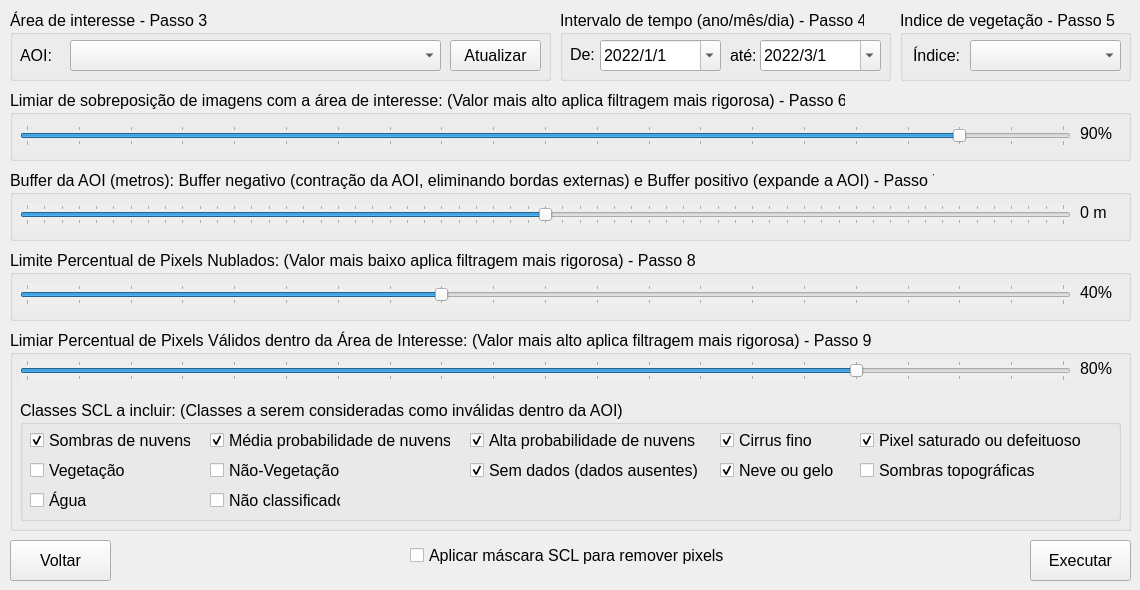
   <widget class="QWidget" name="tab_13">
    <attribute name="title">
     <string>Visão geral</string>
    </attribute>
    <widget class="QGroupBox" name="groupBox_12">
     <property name="geometry">
      <rect>
       <x>10</x>
       <y>10</y>
       <width>541</width>
       <height>71</height>
      </rect>
     </property>
     <property name="font">
      <font>
       <pointsize>12</pointsize>
      </font>
     </property>
     <property name="title">
      <string>Área de interesse - Passo 3</string>
     </property>
     <widget class="QComboBox" name="vector_layer_combobox_2">
      <property name="geometry">
       <rect>
        <x>60</x>
        <y>30</y>
        <width>371</width>
        <height>31</height>
       </rect>
      </property>
      <property name="font">
       <font>
        <pointsize>12</pointsize>
       </font>
      </property>
     </widget>
     <widget class="QPushButton" name="update_vector_2">
      <property name="geometry">
       <rect>
        <x>440</x>
        <y>30</y>
        <width>91</width>
        <height>31</height>
       </rect>
      </property>
      <property name="font">
       <font>
        <pointsize>12</pointsize>
       </font>
      </property>
      <property name="text">
       <string>Atualizar</string>
      </property>
      <property name="icon">
       <iconset>
        <normaloff>../medias/refresh-3104.png</normaloff>../medias/refresh-3104.png</iconset>
      </property>
     </widget>
     <widget class="QLabel" name="label_6">
      <property name="geometry">
       <rect>
        <x>10</x>
        <y>35</y>
        <width>41</width>
        <height>21</height>
       </rect>
      </property>
      <property name="font">
       <font>
        <pointsize>12</pointsize>
       </font>
      </property>
      <property name="text">
       <string>AOI:</string>
      </property>
     </widget>
    </widget>
    <widget class="QGroupBox" name="groupBox_17">
     <property name="geometry">
      <rect>
       <x>10</x>
       <y>90</y>
       <width>1121</width>
       <height>71</height>
      </rect>
     </property>
     <property name="font">
      <font>
       <pointsize>12</pointsize>
      </font>
     </property>
     <property name="title">
      <string>Limiar de sobreposição de imagens com a área de interesse: (Valor mais alto aplica filtragem mais rigorosa) - Passo 6</string>
     </property>
     <widget class="QSlider" name="horizontalSlider_aio_cover_2">
      <property name="enabled">
       <bool>true</bool>
      </property>
      <property name="geometry">
       <rect>
        <x>10</x>
        <y>35</y>
        <width>1051</width>
        <height>21</height>
       </rect>
      </property>
      <property name="autoFillBackground">
       <bool>false</bool>
      </property>
      <property name="minimum">
       <number>0</number>
      </property>
      <property name="maximum">
       <number>100</number>
      </property>
      <property name="singleStep">
       <number>5</number>
      </property>
      <property name="pageStep">
       <number>5</number>
      </property>
      <property name="value">
       <number>90</number>
      </property>
      <property name="sliderPosition">
       <number>90</number>
      </property>
      <property name="orientation">
       <enum>Qt::Horizontal</enum>
      </property>
      <property name="tickPosition">
       <enum>QSlider::TicksBothSides</enum>
      </property>
     </widget>
     <widget class="QLabel" name="label_coverage_2">
      <property name="geometry">
       <rect>
        <x>1070</x>
        <y>33</y>
        <width>51</width>
        <height>21</height>
       </rect>
      </property>
      <property name="font">
       <font>
        <pointsize>12</pointsize>
       </font>
      </property>
      <property name="text">
       <string>90%</string>
      </property>
     </widget>
     <widget class="QLabel" name="label_12">
      <property name="geometry">
       <rect>
        <x>120</x>
        <y>-40</y>
        <width>31</width>
        <height>21</height>
       </rect>
      </property>
      <property name="text">
       <string>90%</string>
      </property>
     </widget>
     <zorder>label_coverage_2</zorder>
     <zorder>label_12</zorder>
     <zorder>horizontalSlider_aio_cover_2</zorder>
    </widget>
    <widget class="QGroupBox" name="groupBox_30">
     <property name="geometry">
      <rect>
       <x>10</x>
       <y>170</y>
       <width>1121</width>
       <height>71</height>
      </rect>
     </property>
     <property name="font">
      <font>
       <pointsize>12</pointsize>
      </font>
     </property>
     <property name="title">
      <string>Buffer da AOI (metros): Buffer negativo (contração da AOI, eliminando bordas externas) e Buffer positivo (expande a AOI) - Passo 7</string>
     </property>
     <widget class="QLabel" name="label_buffer_2">
      <property name="geometry">
       <rect>
        <x>1070</x>
        <y>32</y>
        <width>51</width>
        <height>21</height>
       </rect>
      </property>
      <property name="font">
       <font>
        <pointsize>12</pointsize>
       </font>
      </property>
      <property name="text">
       <string>0 m</string>
      </property>
     </widget>
     <widget class="QSlider" name="horizontalSlider_buffer_2">
      <property name="enabled">
       <bool>true</bool>
      </property>
      <property name="geometry">
       <rect>
        <x>10</x>
        <y>34</y>
        <width>1051</width>
        <height>21</height>
       </rect>
      </property>
      <property name="autoFillBackground">
       <bool>true</bool>
      </property>
      <property name="minimum">
       <number>-300</number>
      </property>
      <property name="maximum">
       <number>300</number>
      </property>
      <property name="singleStep">
       <number>10</number>
      </property>
      <property name="pageStep">
       <number>10</number>
      </property>
      <property name="value">
       <number>0</number>
      </property>
      <property name="sliderPosition">
       <number>0</number>
      </property>
      <property name="orientation">
       <enum>Qt::Horizontal</enum>
      </property>
      <property name="tickPosition">
       <enum>QSlider::TicksBothSides</enum>
      </property>
     </widget>
    </widget>
    <widget class="QPushButton" name="loadtimeseries">
     <property name="enabled">
      <bool>true</bool>
     </property>
     <property name="geometry">
      <rect>
       <x>1030</x>
       <y>540</y>
       <width>101</width>
       <height>41</height>
      </rect>
     </property>
     <property name="font">
      <font>
       <pointsize>12</pointsize>
      </font>
     </property>
     <property name="text">
      <string>Executar</string>
     </property>
     <property name="icon">
      <iconset>
       <normaloff>../medias/icons8-reproduzir-50.png</normaloff>../medias/icons8-reproduzir-50.png</iconset>
     </property>
    </widget>
    <widget class="QGroupBox" name="groupBox_18">
     <property name="geometry">
      <rect>
       <x>10</x>
       <y>250</y>
       <width>1121</width>
       <height>71</height>
      </rect>
     </property>
     <property name="font">
      <font>
       <pointsize>12</pointsize>
      </font>
     </property>
     <property name="title">
      <string>Limite Percentual de Pixels Nublados: (Valor mais baixo aplica filtragem mais rigorosa) - Passo 8</string>
     </property>
     <widget class="QSlider" name="horizontalSlider_total_pixel_limit_2">
      <property name="enabled">
       <bool>true</bool>
      </property>
      <property name="geometry">
       <rect>
        <x>10</x>
        <y>34</y>
        <width>1051</width>
        <height>21</height>
       </rect>
      </property>
      <property name="autoFillBackground">
       <bool>true</bool>
      </property>
      <property name="minimum">
       <number>0</number>
      </property>
      <property name="maximum">
       <number>100</number>
      </property>
      <property name="singleStep">
       <number>5</number>
      </property>
      <property name="pageStep">
       <number>5</number>
      </property>
      <property name="value">
       <number>40</number>
      </property>
      <property name="sliderPosition">
       <number>40</number>
      </property>
      <property name="orientation">
       <enum>Qt::Horizontal</enum>
      </property>
      <property name="tickPosition">
       <enum>QSlider::TicksBothSides</enum>
      </property>
     </widget>
     <widget class="QLabel" name="label_cloud_2">
      <property name="geometry">
       <rect>
        <x>1070</x>
        <y>32</y>
        <width>51</width>
        <height>21</height>
       </rect>
      </property>
      <property name="font">
       <font>
        <pointsize>12</pointsize>
       </font>
      </property>
      <property name="text">
       <string>40%</string>
      </property>
     </widget>
    </widget>
    <widget class="QGroupBox" name="groupBox_19">
     <property name="geometry">
      <rect>
       <x>10</x>
       <y>330</y>
       <width>1121</width>
       <height>201</height>
      </rect>
     </property>
     <property name="font">
      <font>
       <pointsize>12</pointsize>
      </font>
     </property>
     <property name="title">
      <string>Limiar Percentual de Pixels Válidos dentro da Área de Interesse: (Valor mais alto aplica filtragem mais rigorosa) - Passo 9</string>
     </property>
     <widget class="QSlider" name="horizontalSlider_local_pixel_limit_2">
      <property name="enabled">
       <bool>true</bool>
      </property>
      <property name="geometry">
       <rect>
        <x>10</x>
        <y>30</y>
        <width>1051</width>
        <height>21</height>
       </rect>
      </property>
      <property name="autoFillBackground">
       <bool>true</bool>
      </property>
      <property name="minimum">
       <number>0</number>
      </property>
      <property name="maximum">
       <number>100</number>
      </property>
      <property name="singleStep">
       <number>5</number>
      </property>
      <property name="pageStep">
       <number>5</number>
      </property>
      <property name="value">
       <number>80</number>
      </property>
      <property name="sliderPosition">
       <number>80</number>
      </property>
      <property name="orientation">
       <enum>Qt::Horizontal</enum>
      </property>
      <property name="tickPosition">
       <enum>QSlider::TicksBothSides</enum>
      </property>
     </widget>
     <widget class="QLabel" name="label_cloud_aoi_2">
      <property name="geometry">
       <rect>
        <x>1070</x>
        <y>28</y>
        <width>47</width>
        <height>21</height>
       </rect>
      </property>
      <property name="font">
       <font>
        <pointsize>12</pointsize>
       </font>
      </property>
      <property name="text">
       <string>80%</string>
      </property>
     </widget>
     <widget class="QGroupBox" name="groupBox_20">
      <property name="geometry">
       <rect>
        <x>10</x>
        <y>70</y>
        <width>1101</width>
        <height>121</height>
       </rect>
      </property>
      <property name="font">
       <font>
        <pointsize>12</pointsize>
       </font>
      </property>
      <property name="title">
       <string>Classes SCL a incluir: (Classes a serem consideradas como inválidas dentro da AOI)</string>
      </property>
      <widget class="QCheckBox" name="mask_class3_2">
       <property name="geometry">
        <rect>
         <x>10</x>
         <y>30</y>
         <width>161</width>
         <height>20</height>
        </rect>
       </property>
       <property name="font">
        <font>
         <pointsize>12</pointsize>
        </font>
       </property>
       <property name="text">
        <string>Sombras de nuvens</string>
       </property>
       <property name="checked">
        <bool>true</bool>
       </property>
      </widget>
      <widget class="QCheckBox" name="mask_class6_2">
       <property name="geometry">
        <rect>
         <x>10</x>
         <y>90</y>
         <width>91</width>
         <height>20</height>
        </rect>
       </property>
       <property name="font">
        <font>
         <pointsize>12</pointsize>
        </font>
       </property>
       <property name="text">
        <string>Água</string>
       </property>
      </widget>
      <widget class="QCheckBox" name="mask_class8_2">
       <property name="geometry">
        <rect>
         <x>190</x>
         <y>30</y>
         <width>241</width>
         <height>21</height>
        </rect>
       </property>
       <property name="font">
        <font>
         <pointsize>12</pointsize>
        </font>
       </property>
       <property name="text">
        <string>Média probabilidade de nuvens</string>
       </property>
       <property name="checked">
        <bool>true</bool>
       </property>
      </widget>
      <widget class="QCheckBox" name="mask_class1_2">
       <property name="geometry">
        <rect>
         <x>840</x>
         <y>30</y>
         <width>241</width>
         <height>21</height>
        </rect>
       </property>
       <property name="font">
        <font>
         <pointsize>12</pointsize>
        </font>
       </property>
       <property name="text">
        <string>Pixel saturado ou defeituoso</string>
       </property>
       <property name="checked">
        <bool>true</bool>
       </property>
      </widget>
      <widget class="QCheckBox" name="mask_class0_2">
       <property name="geometry">
        <rect>
         <x>450</x>
         <y>60</y>
         <width>241</width>
         <height>21</height>
        </rect>
       </property>
       <property name="font">
        <font>
         <pointsize>12</pointsize>
        </font>
       </property>
       <property name="text">
        <string>Sem dados (dados ausentes)</string>
       </property>
       <property name="checked">
        <bool>true</bool>
       </property>
      </widget>
      <widget class="QCheckBox" name="mask_class4_2">
       <property name="geometry">
        <rect>
         <x>10</x>
         <y>60</y>
         <width>111</width>
         <height>21</height>
        </rect>
       </property>
       <property name="font">
        <font>
         <pointsize>12</pointsize>
        </font>
       </property>
       <property name="text">
        <string>Vegetação</string>
       </property>
      </widget>
      <widget class="QCheckBox" name="mask_class5_2">
       <property name="geometry">
        <rect>
         <x>190</x>
         <y>60</y>
         <width>141</width>
         <height>21</height>
        </rect>
       </property>
       <property name="font">
        <font>
         <pointsize>12</pointsize>
        </font>
       </property>
       <property name="text">
        <string>Não-Vegetação</string>
       </property>
      </widget>
      <widget class="QCheckBox" name="mask_class7_2">
       <property name="geometry">
        <rect>
         <x>190</x>
         <y>90</y>
         <width>131</width>
         <height>21</height>
        </rect>
       </property>
       <property name="font">
        <font>
         <pointsize>12</pointsize>
        </font>
       </property>
       <property name="text">
        <string>Não classificado</string>
       </property>
      </widget>
      <widget class="QCheckBox" name="mask_class2_2">
       <property name="geometry">
        <rect>
         <x>840</x>
         <y>60</y>
         <width>241</width>
         <height>21</height>
        </rect>
       </property>
       <property name="font">
        <font>
         <pointsize>12</pointsize>
        </font>
       </property>
       <property name="text">
        <string>Sombras topográficas</string>
       </property>
      </widget>
      <widget class="QCheckBox" name="mask_class9_2">
       <property name="geometry">
        <rect>
         <x>450</x>
         <y>30</y>
         <width>231</width>
         <height>20</height>
        </rect>
       </property>
       <property name="font">
        <font>
         <pointsize>12</pointsize>
        </font>
       </property>
       <property name="text">
        <string>Alta probabilidade de nuvens</string>
       </property>
       <property name="checked">
        <bool>true</bool>
       </property>
      </widget>
      <widget class="QCheckBox" name="mask_class10_2">
       <property name="geometry">
        <rect>
         <x>700</x>
         <y>30</y>
         <width>101</width>
         <height>21</height>
        </rect>
       </property>
       <property name="font">
        <font>
         <pointsize>12</pointsize>
        </font>
       </property>
       <property name="text">
        <string>Cirrus fino</string>
       </property>
       <property name="checked">
        <bool>true</bool>
       </property>
      </widget>
      <widget class="QCheckBox" name="mask_class11_2">
       <property name="geometry">
        <rect>
         <x>700</x>
         <y>60</y>
         <width>121</width>
         <height>20</height>
        </rect>
       </property>
       <property name="font">
        <font>
         <pointsize>12</pointsize>
        </font>
       </property>
       <property name="text">
        <string>Neve ou gelo</string>
       </property>
       <property name="checked">
        <bool>true</bool>
       </property>
      </widget>
     </widget>
    </widget>
    <widget class="QCheckBox" name="mask_2">
     <property name="geometry">
      <rect>
       <x>410</x>
       <y>540</y>
       <width>321</width>
       <height>31</height>
      </rect>
     </property>
     <property name="font">
      <font>
       <pointsize>12</pointsize>
      </font>
     </property>
     <property name="text">
      <string>Aplicar máscara SCL para remover pixels</string>
     </property>
    </widget>
    <widget class="QPushButton" name="QPushButton_back_9">
     <property name="enabled">
      <bool>true</bool>
     </property>
     <property name="geometry">
      <rect>
       <x>10</x>
       <y>540</y>
       <width>101</width>
       <height>41</height>
      </rect>
     </property>
     <property name="font">
      <font>
       <pointsize>12</pointsize>
      </font>
     </property>
     <property name="text">
      <string>Voltar</string>
     </property>
     <property name="icon">
      <iconset>
       <normaloff>../medias/icons8-back-button-50.png</normaloff>../medias/icons8-back-button-50.png</iconset>
     </property>
    </widget>
    <widget class="QGroupBox" name="groupBox_21">
     <property name="geometry">
      <rect>
       <x>900</x>
       <y>10</y>
       <width>231</width>
       <height>71</height>
      </rect>
     </property>
     <property name="font">
      <font>
       <pointsize>12</pointsize>
      </font>
     </property>
     <property name="title">
      <string>Indice de vegetação - Passo 5</string>
     </property>
     <widget class="QComboBox" name="series_indice_2">
      <property name="geometry">
       <rect>
        <x>70</x>
        <y>30</y>
        <width>151</width>
        <height>31</height>
       </rect>
      </property>
      <property name="font">
       <font>
        <pointsize>12</pointsize>
       </font>
      </property>
     </widget>
     <widget class="QLabel" name="label_7">
      <property name="geometry">
       <rect>
        <x>13</x>
        <y>30</y>
        <width>51</width>
        <height>31</height>
       </rect>
      </property>
      <property name="font">
       <font>
        <pointsize>12</pointsize>
       </font>
      </property>
      <property name="text">
       <string>Índice:</string>
      </property>
     </widget>
    </widget>
    <widget class="QGroupBox" name="groupBox_22">
     <property name="geometry">
      <rect>
       <x>560</x>
       <y>10</y>
       <width>331</width>
       <height>71</height>
      </rect>
     </property>
     <property name="font">
      <font>
       <pointsize>12</pointsize>
      </font>
     </property>
     <property name="title">
      <string>Intervalo de tempo (ano/mês/dia) - Passo 4</string>
     </property>
     <widget class="QDateEdit" name="finaledit_2">
      <property name="geometry">
       <rect>
        <x>200</x>
        <y>30</y>
        <width>121</width>
        <height>31</height>
       </rect>
      </property>
      <property name="font">
       <font>
        <pointsize>12</pointsize>
       </font>
      </property>
      <property name="dateTime">
       <datetime>
        <hour>0</hour>
        <minute>0</minute>
        <second>0</second>
        <year>2022</year>
        <month>3</month>
        <day>1</day>
       </datetime>
      </property>
      <property name="currentSection">
       <enum>QDateTimeEdit::YearSection</enum>
      </property>
      <property name="displayFormat">
       <string>yyyy/M/d</string>
      </property>
      <property name="calendarPopup">
       <bool>true</bool>
      </property>
      <property name="timeSpec">
       <enum>Qt::LocalTime</enum>
      </property>
      <property name="date">
       <date>
        <year>2022</year>
        <month>3</month>
        <day>1</day>
       </date>
      </property>
     </widget>
     <widget class="QLabel" name="label_5">
      <property name="geometry">
       <rect>
        <x>170</x>
        <y>35</y>
        <width>41</width>
        <height>21</height>
       </rect>
      </property>
      <property name="font">
       <font>
        <pointsize>12</pointsize>
       </font>
      </property>
      <property name="text">
       <string>até:</string>
      </property>
     </widget>
     <widget class="QLabel" name="label_4">
      <property name="geometry">
       <rect>
        <x>10</x>
        <y>29</y>
        <width>31</width>
        <height>31</height>
       </rect>
      </property>
      <property name="font">
       <font>
        <pointsize>12</pointsize>
       </font>
      </property>
      <property name="text">
       <string>De:</string>
      </property>
     </widget>
     <widget class="QDateEdit" name="incioedit_2">
      <property name="geometry">
       <rect>
        <x>40</x>
        <y>30</y>
        <width>121</width>
        <height>31</height>
       </rect>
      </property>
      <property name="font">
       <font>
        <pointsize>12</pointsize>
       </font>
      </property>
      <property name="dateTime">
       <datetime>
        <hour>0</hour>
        <minute>0</minute>
        <second>0</second>
        <year>2022</year>
        <month>1</month>
        <day>1</day>
       </datetime>
      </property>
      <property name="displayFormat">
       <string>yyyy/M/d</string>
      </property>
      <property name="calendarPopup">
       <bool>true</bool>
      </property>
      <property name="date">
       <date>
        <year>2022</year>
        <month>1</month>
        <day>1</day>
       </date>
      </property>
     </widget>
    </widget>
   </widget>
